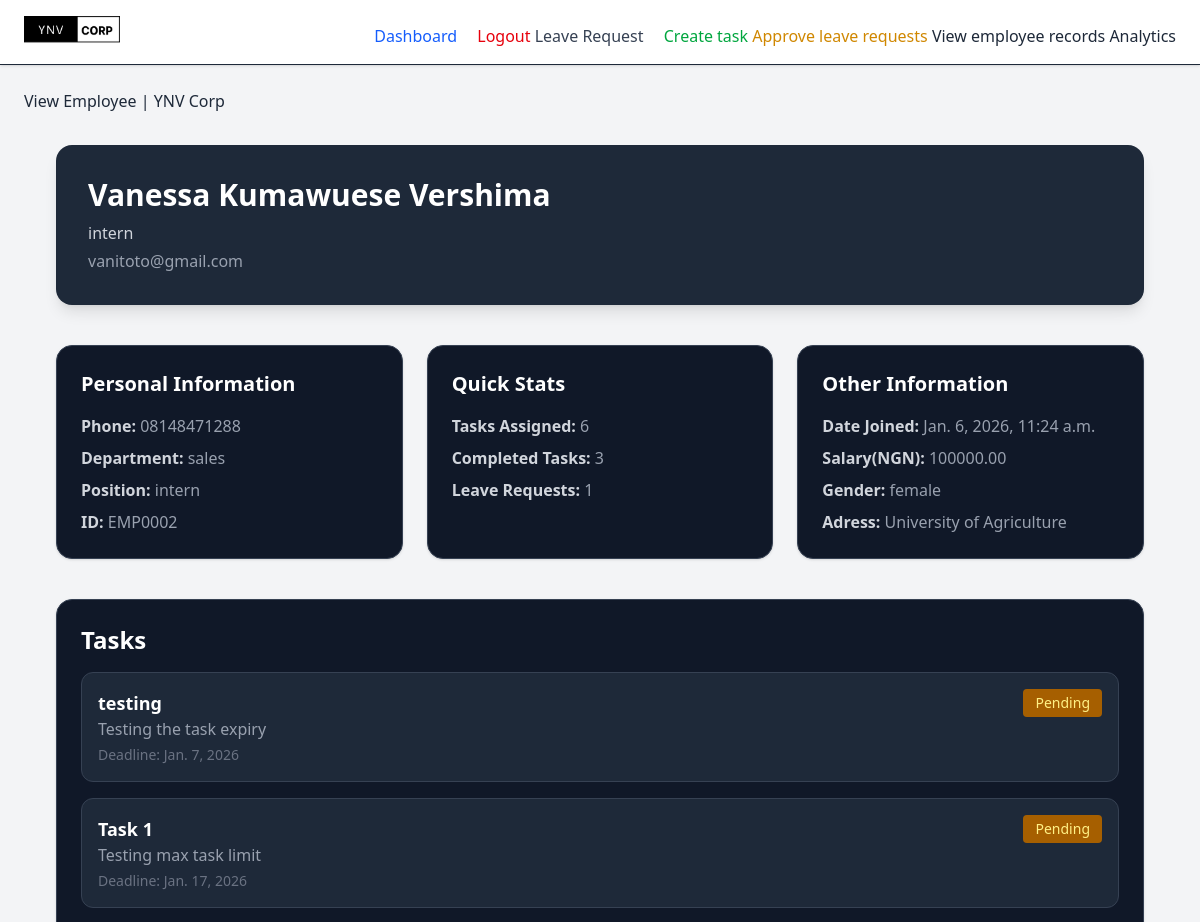
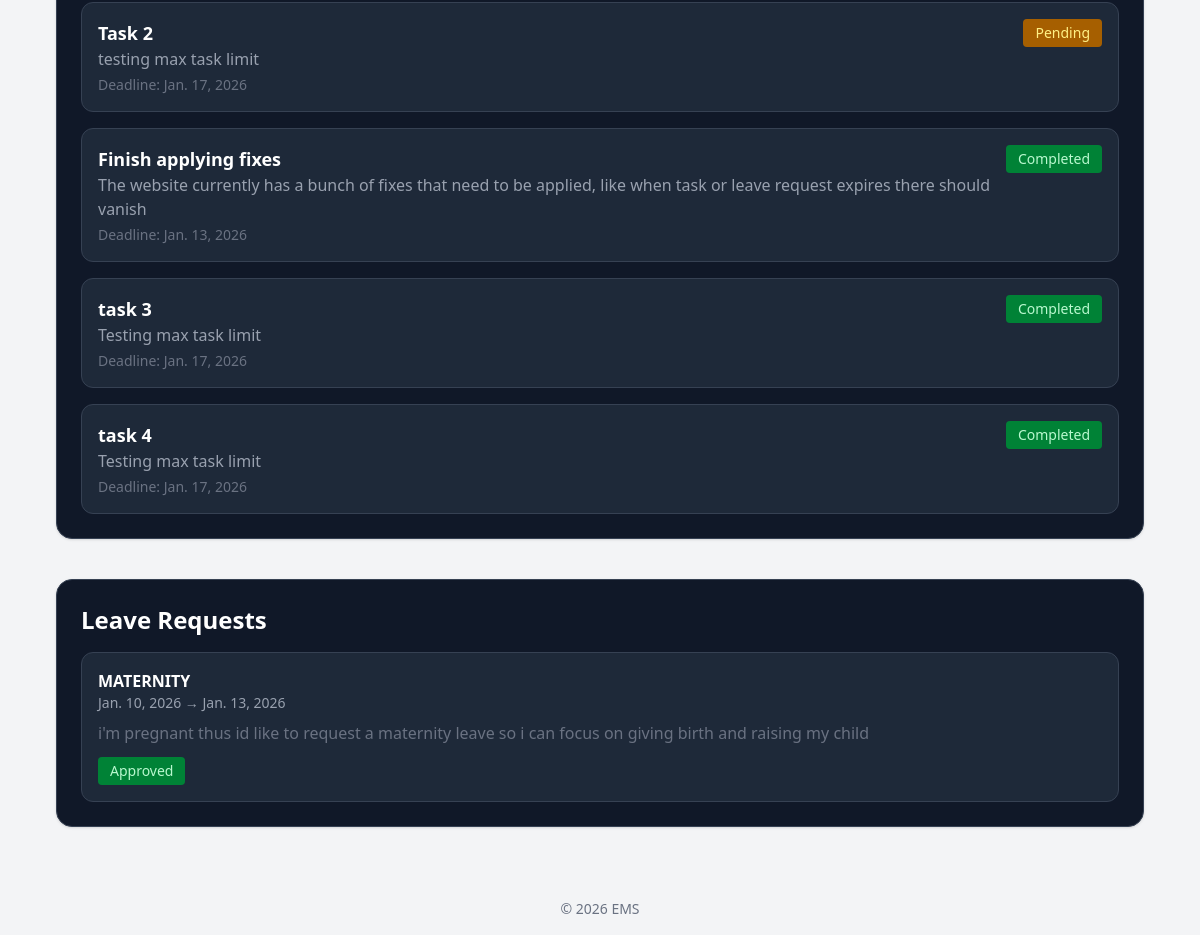
The app's page /employee/2/ (signed in), older data (2 pictures, top to bottom).
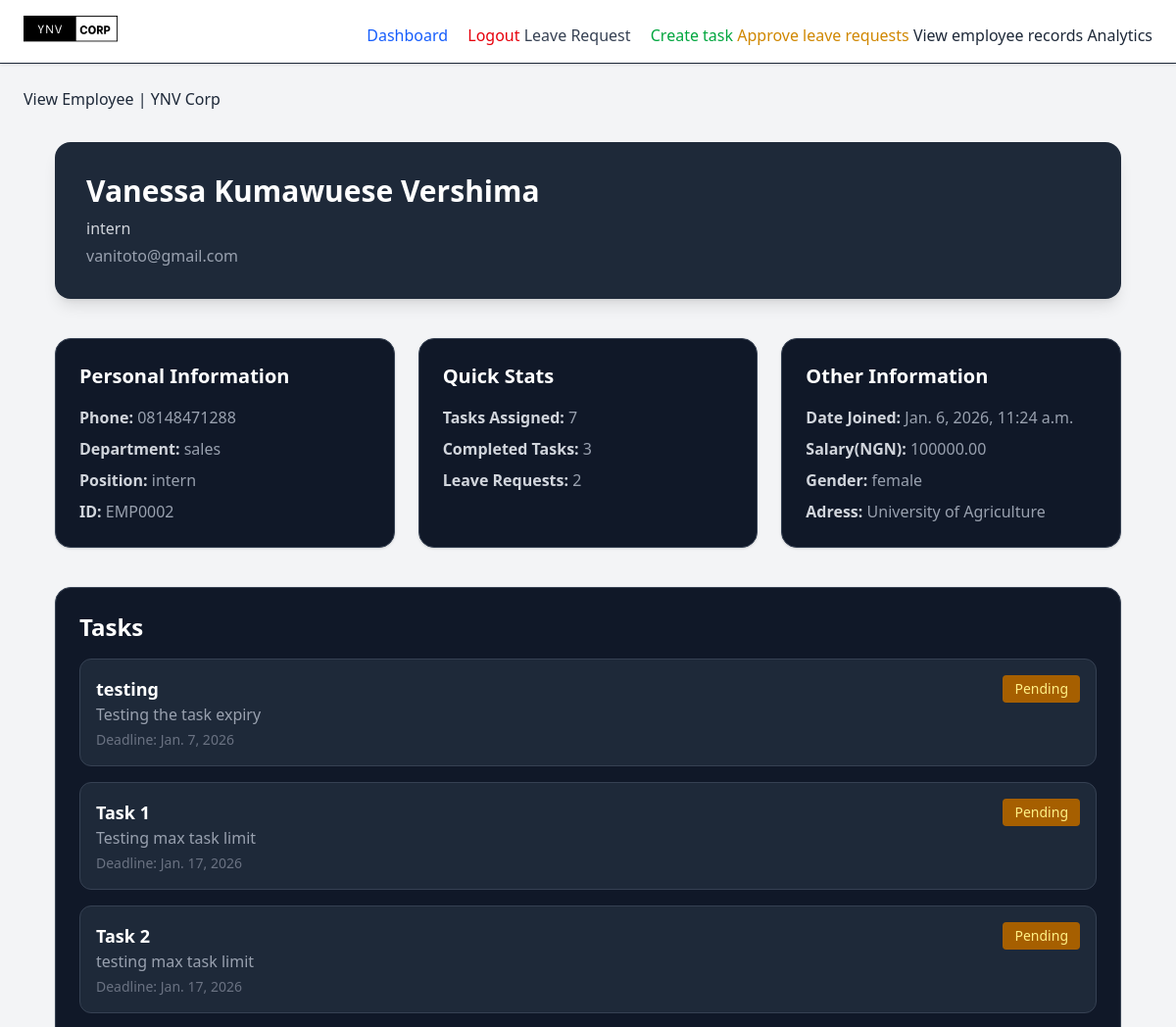
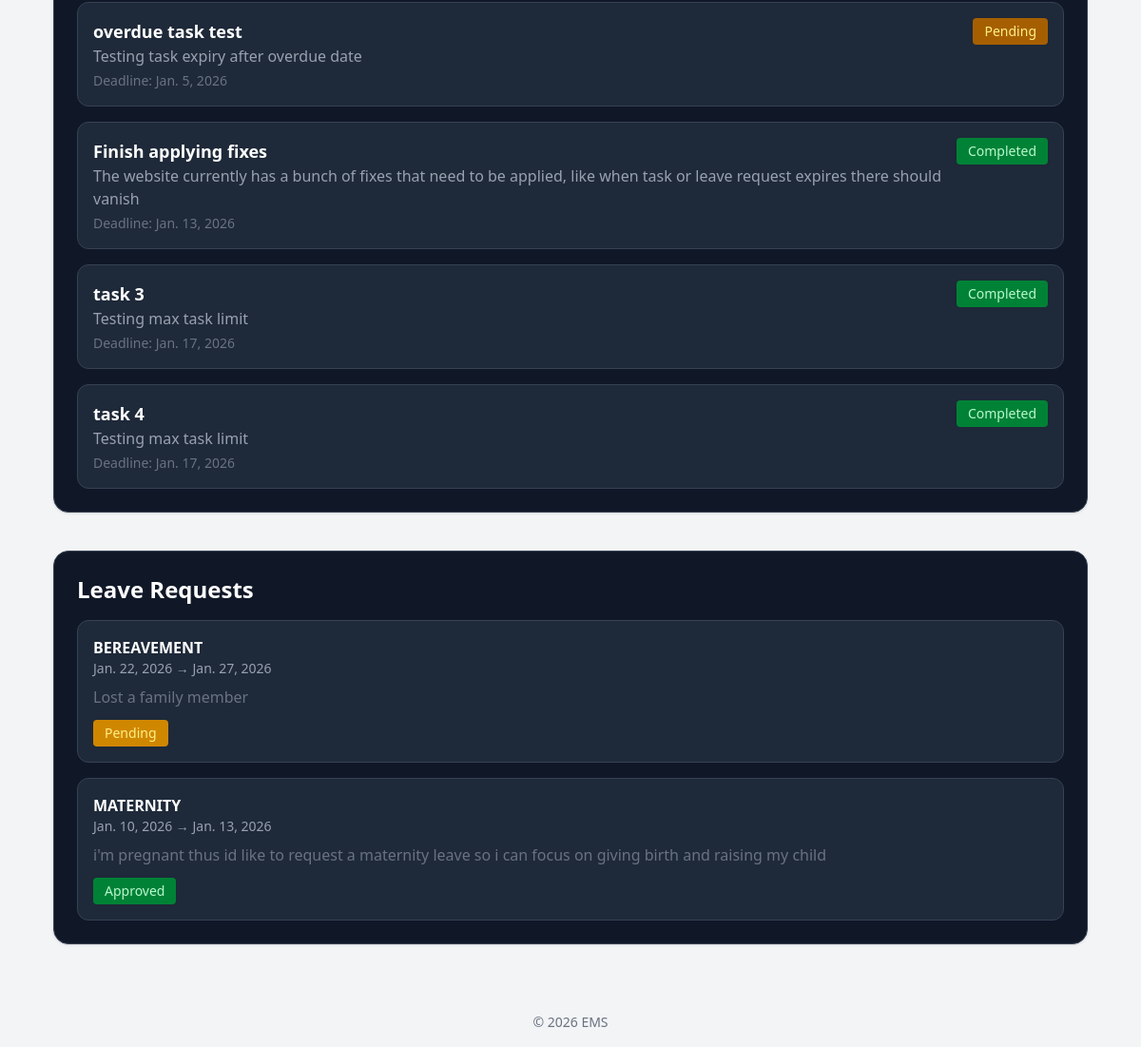
The same page, newer data (2 pictures, top to bottom).
### employee/models.py (models this page shows, shortened)
class Employee(AbstractUser):
    GENDER_CHOICES=(
        ('male', 'MALE'),
        ('female', 'FEMALE'),
        )
    POSITION_CHOICES=(
        ('manager', 'MANAGER'),
        ('developer', 'DEVELOPER'),
        ('designer', 'DESIGNER'),
        ('tester', 'TESTER'),
        ('hr manager', 'HR MANAGER'),
        ('intern', 'INTERN'),
        ('software engineer', 'SOFTWARE ENGINEER'),
        ('data scientist', 'DATA SCIENTIST'),
        ('product manager', 'PRODUCT MANAGER'),
        ('business analyst', 'BUSINESS ANALYST'),
        ('devops engineer', 'DEVOPS ENGINEER'),
        ('system administrator', 'SYSTEM ADMINISTRATOR'),
        ('network engineer', 'NETWORK ENGINEER'),
        ('technical support', 'TECHNICAL SUPPORT'),
        ('it consultant', 'IT CONSULTANT'),
        ('other', 'OTHER'),
    )
    DEPARTMENT_CHOICES=(
        ('sales', 'SALES'),
        ('resarch & development', 'RESEARCH & DEVELOPMENT'),
        ('software development', 'SOFTWARE DEVELOPMENT'),
        ('product research', 'PRODUCT RESEARCH'),
        ('marketing', 'MARKETING'),
        ('human resource', 'HUMAN RESOURCE'),
        ('legal','LEGAL'),
        ('customer service', 'CUSTOMER SERVICE')
    )
    full_name = models.CharField(max_length=200, blank=True)
    username = None
    email = models.EmailField(unique=True)
    gender = models.CharField(max_length=10, choices=GENDER_CHOICES)
    position = models.CharField(max_length=200, blank=True, choices=POSITION_CHOICES)
    date_of_birth = models.DateField(null=True)
    employment_date = models.DateField(default=date.today)
    phone_number = models.CharField(max_length=15, blank=True)
    address = models.CharField(max_length=200, blank=True)
    employee_id = models.CharField(max_length=20, unique=True, blank=True)
    department = models.CharField(max_length=100, blank=True, choices=DEPARTMENT_CHOICES)
    salary = models.DecimalField(max_digits=12, decimal_places=2, default=Decimal('100000.00'))
    salary_currency = models.CharField(max_length=3, default='NGN', editable=False)
    USERNAME_FIELD = 'email'
    REQUIRED_FIELDS = []

class Task(models.Model):
    assigned_to = models.ForeignKey(Employee, on_delete=models.CASCADE, related_name="assigned_tasks")
    title = models.CharField(max_length=100) #title of task field
    description = models.TextField() #description of task field
    assigned_date = models.DateField(auto_now_add=True) #date field for assigned date
    deadline = models.DateField() #date field for deadline
    complete = models.BooleanField(default=False)
    class Meta():
        ordering = ['complete']

class LeaveRequest(models.Model):
    STATUS_CHOICES = [
        ('Pending', 'Pending'),
        ('Approved', 'Approved'),
        ('Rejected', 'Rejected'),
    ] # status choices for the leave request
    LEAVE_TYPE=(
        ('sick', 'SICK'),
        ('annual', 'ANNUAL'),
        ('unpaid', 'UNPAID'),
        ('maternity', 'MATERNITY'),
        ('paternity', 'PATERNITY'),
        ('bereavement', 'BEREAVEMENT'),
        ('other', 'OTHER'),
        )
    employee = models.ForeignKey(Employee, on_delete=models.CASCADE, related_name='leave_requests')
    start_date = models.DateField() #date field for start date
    end_date = models.DateField() #date field for end date
    reason = models.TextField() #reason for leave field
    leave_type = models.CharField(max_length=20, choices=LEAVE_TYPE, default='other') #leave type field with choices
    status = models.CharField(max_length=10, choices=STATUS_CHOICES, default='Pending') #status field with choices
    applied_on = models.DateField(auto_now_add=True) #date field for applied on
    updated_at = models.DateTimeField(auto_now=True)
    class Meta:
        ordering = ['-applied_on']
        verbose_name = "Leave Request"
        verbose_name_plural = "Leave Requests"

### employee/views.py (the view)
# urls.py: path('employee/<int:pk>/', EmployeeDetailView.as_view(), name='employee_detail'),
class EmployeeDetailView(AdminOnlyMixin, DetailView):
    model = Employee
    template_name = 'employee/employee_detail.html'
    context_object_name = 'employee'
    def get_context_data(self, **kwargs):
        context = super().get_context_data(**kwargs)
        employee = self.get_object()
        context['tasks'] = employee.assigned_tasks.all()
        context['completed_tasks'] = employee.assigned_tasks.filter(complete=True).count()
        context['leave_requests'] = employee.leave_requests.all()
        return context

### employee/views.py (called while the page is built)
    def test_func(self):
        return self.request.user.is_superuser

### employee/templates/employee/employee_detail.html (shortened to what the changed rows need)
{% extends 'employee/base.html' %}
{% block content %}
<div class="p-8 space-y-10">
  <div class="bg-gray-800 text-white p-8 rounded-2xl shadow-lg">
    <h1 class="text-3xl font-bold">{{ employee.full_name }}</h1>
    <p class="text-gray-300 mt-2">{{ employee.position }}</p>
    <p class="text-gray-400 mt-1">{{ employee.email }}</p>
  </div>
  <div class="grid grid-cols-1 md:grid-cols-3 gap-6">
    <div class="bg-gray-900 p-6 rounded-2xl shadow border border-gray-700">
      <h2 class="text-xl font-semibold text-white mb-4">Personal Information</h2>
      <ul class="text-gray-400 space-y-2">
        <li><strong class="text-gray-300">Phone:</strong> {{ employee.phone_number }}</li>
        <li><strong class="text-gray-300">Department:</strong> {{ employee.department }}</li>
        <li><strong class="text-gray-300">Position:</strong> {{ employee.position }}</li>
        <li><strong class="text-gray-300">ID:</strong> {{ employee.employee_id }}</li>
      </ul>
    </div>
    <div class="bg-gray-900 p-6 rounded-2xl shadow border border-gray-700">
      <h2 class="text-xl font-semibold text-white mb-4">Quick Stats</h2>
      <ul class="text-gray-400 space-y-2">
        <li><strong class="text-gray-300">Tasks Assigned:</strong> {{ tasks.count }}</li>
        <li><strong class="text-gray-300">Completed Tasks:</strong> {{ completed_tasks }}</li>
        <li><strong class="text-gray-300">Leave Requests:</strong> {{ leave_requests.count }}</li>
      </ul>
    </div>
    <div class="bg-gray-900 p-6 rounded-2xl shadow border border-gray-700">
      <h2 class="text-xl font-semibold text-white mb-4">Other Information</h2>
      <ul class="text-gray-400 space-y-2">
        <li><strong class="text-gray-300">Date Joined:</strong> {{ employee.date_joined }}</li>
        <li><strong class="text-gray-300">Salary(NGN):</strong> {{ employee.salary }}</li>
        <li><strong class="text-gray-300">Gender:</strong> {{ employee.gender }}</li>
        <li><strong class="text-gray-300">Adress:</strong> {{ employee.address }}</li>
      </ul>
    </div>
  </div>
  <div class="bg-gray-900 p-6 rounded-2xl shadow border border-gray-700">
    <h2 class="text-2xl font-semibold text-white mb-4">Tasks</h2>
    {% if tasks %}
      <div class="space-y-4">
        {% for task in tasks %}
          <div class="p-4 rounded-xl bg-gray-800 flex justify-between border border-gray-700">
            <div>
              <h3 class="text-lg font-semibold text-white">{{ task.title }}</h3>
              <p class="text-gray-400">{{ task.description }}</p>
              <p class="text-gray-500 text-sm mt-1">Deadline: {{ task.deadline }}</p>
            </div>
            <span class="px-3 py-1 rounded text-sm self-start
              {% if task.complete %}bg-green-700 text-green-200{% else %}bg-yellow-700 text-yellow-200{% endif %}
            ">
              {% if task.complete %}Completed{% else %}Pending{% endif %}
            </span>
          </div>
        {% endfor %}
      </div>
    {% else %}
      <p class="text-gray-400">No tasks assigned.</p>
    {% endif %}
  </div>
  <div class="bg-gray-900 p-6 rounded-2xl shadow border border-gray-700">
    <h2 class="text-2xl font-semibold text-white mb-4">Leave Requests</h2>
    {% if leave_requests %}
      <div class="space-y-4">
      {% for leave in leave_requests %}
        <div class="p-4 bg-gray-800 rounded-xl border border-gray-700">
          <p class="text-white font-semibold">{{ leave.leave_type|upper }}</p>
          <p class="text-gray-400 text-sm">{{ leave.start_date }} → {{ leave.end_date }}</p>
          <p class="text-gray-500 mt-2">{{ leave.reason }}</p>
          <span class="inline-block mt-3 px-3 py-1 rounded text-sm
            {% if leave.status == 'Approved' %}bg-green-700 text-green-200
            {% elif leave.status == 'Rejected' %}bg-red-700 text-red-200
            {% else %}bg-yellow-600 text-yellow-200{% endif %}
          ">
            {{ leave.status }}
          </span>
        </div>
      {% endfor %}
      </div>
    {% else %}
      <p class="text-gray-400">No leave requests submitted.</p>
    {% endif %}
  </div>
</div>
{% endblock %}

Row changes from the older to the newer data that the page shows:
changed Employee "Vanessa Kumawuese Vershima": count "6" → "7"; count "1" → "2"
added Task: title "overdue task test", description "Testing task expiry after overdue date", deadline "Jan. 5, 2026", complete "Pending"
added LeaveRequest: leave_type "BEREAVEMENT", start_date "Jan. 22, 2026", end_date "Jan. 27, 2026", reason "Lost a family member", status "Pending"
